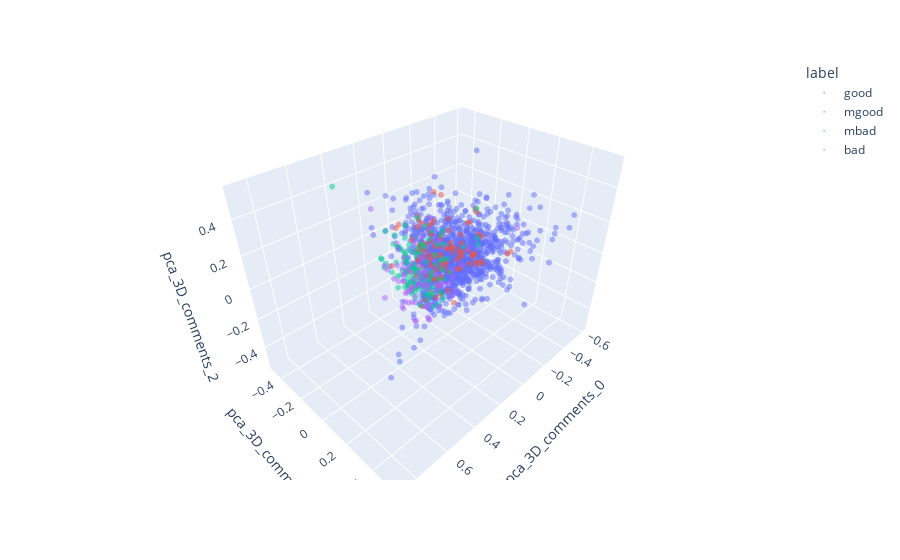

Notebook code for this chart:
### Markdown cell above
Let's try this out and visualize in 3D to see how well the reviews are separated by label.

### Code cell
comments_embeddings, _ = embeddings_features(col="comments")

pca_features = do_pca(comments_embeddings, "comments", 3)[0]

# add label from df.label
pca_features["label"] = df.label

pca_features

# use plotly to plot the PCA vectors
import plotly.express as px

fig = px.scatter_3d(pca_features, x="pca_3D_comments_0", y="pca_3D_comments_1", z="pca_3D_comments_2", color="label")

# make point smaller and opaque
fig.update_traces(marker=dict(size=2, opacity=0.5))

fig.show()
